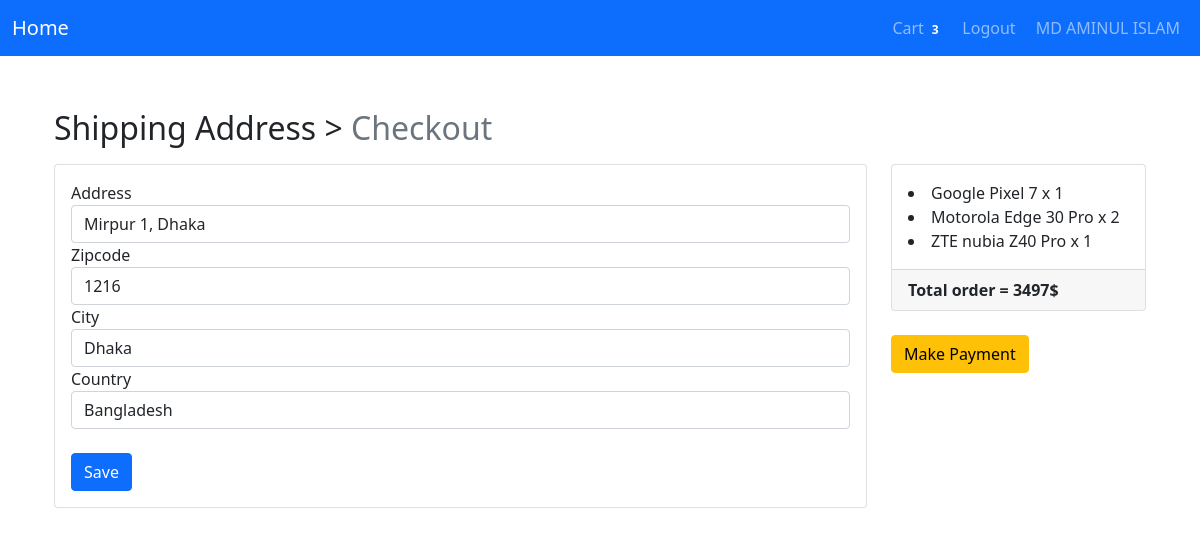
Before: /payment/checkout/ (signed in) with the older database file.
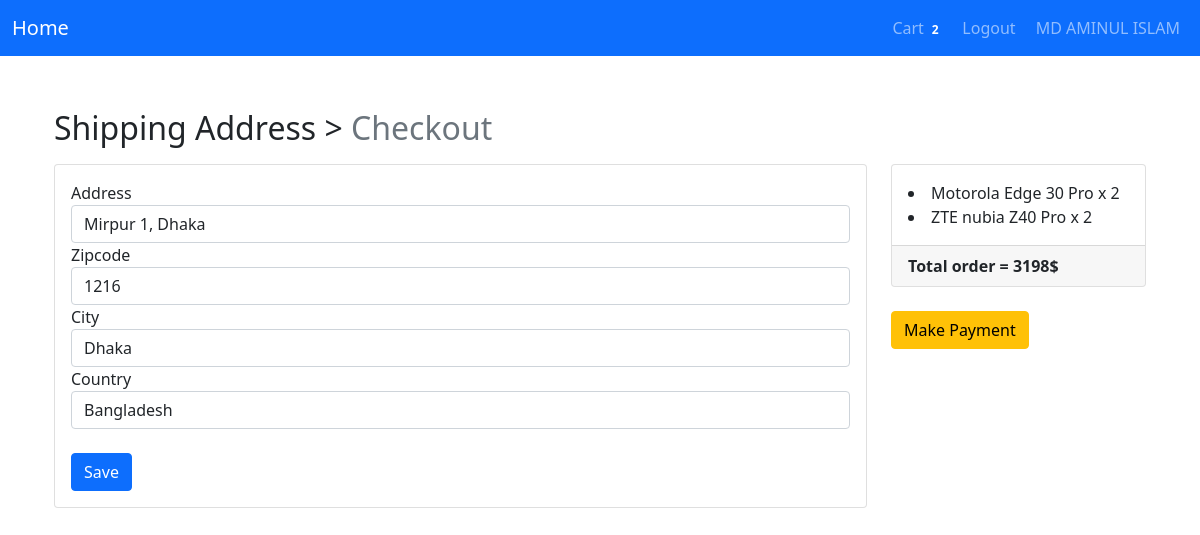
After: the same page with the newer database file.
### Login/models.py (models this page shows, shortened)
class User(AbstractBaseUser, PermissionsMixin):
    email = models.EmailField(unique=True, null=False)
    is_staff = models.BooleanField(
        gettext_lazy('staff Status'),
        default = False,
        help_text = gettext_lazy('Designates whether the user can login this site')
    )
    is_active = models.BooleanField(
        gettext_lazy('active'),
        default = True,
        help_text = gettext_lazy('Designates whether this user should be treated as active. Unselect this instead of deleting accounts')
    )
    USERNAME_FIELD = 'email'
    object = MyUserManager()

class Profile(models.Model):
    user = models.OneToOneField(User, on_delete=models.CASCADE, related_name='profile')
    username = models.CharField(max_length=200, blank=True)
    full_name = models.CharField(max_length=250, blank=True)
    first_address = models.TextField(max_length=500, blank=True)
    city = models.CharField(max_length=50, blank=True)
    zip_code = models.CharField(max_length=20, blank=True)
    country = models.CharField(max_length=60, blank=True)
    phone = models.CharField(max_length=30, blank=True)
    joined_date = models.DateTimeField(auto_now_add=True)

### Order/models.py (models this page shows, shortened)
class CartToOrder(models.Model):
    orderitems = models.ManyToManyField(Cart)
    user = models.ForeignKey(settings.AUTH_USER_MODEL, on_delete=models.CASCADE)
    allready_ordered = models.BooleanField(default=False)
    order_time = models.DateTimeField(auto_now_add=True)
    payment_ID = models.CharField(max_length=264, blank=True, null=True)
    order_ID = models.CharField(max_length=264, blank=True, null=True)
    def get_totals(self):
        total = 0
        for orderitem in self.orderitems.all():
            total += float(orderitem.get_total())
        return total

class Cart(models.Model):
    user = models.ForeignKey(settings.AUTH_USER_MODEL, on_delete=models.CASCADE,  related_name="cart")
    item = models.ForeignKey(Product, on_delete=models.CASCADE)
    quantity = models.IntegerField(default=1)
    allready_purchased = models.BooleanField(default=False)
    cart_added = models.DateTimeField(auto_now_add=True)
    cart_updated = models.DateTimeField(auto_now=True)
    def get_total(self):
        total = self.item.price*self.quantity
        float_total = format(total, '0.2f')
        return float_total

### Shop/models.py (models this page shows, shortened)
class Product(models.Model):
    Product_image = models.ImageField(upload_to='Products')
    Product_name = models.CharField(max_length=250)
    Category = models.ForeignKey(Category, on_delete=models.CASCADE, related_name='category')
    sort_details = models.TextField(max_length=300, verbose_name='sort_details')
    full_details = models.TextField(max_length=3000, verbose_name='full_details')
    price = models.FloatField()
    old_price = models.FloatField(default=0.00)
    created_date = models.DateTimeField(auto_now_add=True)
    update_date = models.DateTimeField(auto_now=True)
    class Meta:
        ordering = ['-created_date']

### Payment/views.py (the view)
# urls.py: path('checkout/', views.checkout, name="checkout"),
@login_required
def checkout(request):
    saved_address = ShippingAddress.objects.get_or_create(user=request.user)
    saved_address = saved_address[0]
    form = ShippingForm(instance=saved_address)
    if request.method == "POST":
        form = ShippingForm(request.POST, instance=saved_address)
        if form.is_valid():
            form.save()
            form = ShippingForm(instance=saved_address)
            messages.info(request, "Your Address in saved!")
    order_qs = CartToOrder.objects.filter(user=request.user, allready_ordered=False)
    order_items = order_qs[0].orderitems.all()
    order_total = order_qs[0].get_totals()
    return render(request, 'Payment/checkout.html', context={"form":form, "order_items":order_items, "order_total":order_total, "saved_address":saved_address})

### Payment/forms.py
class ShippingForm(forms.ModelForm):
    class Meta:
        model = ShippingAddress
        fields = ['address', 'zipcode', 'city', 'country']

### Order/templatetags/cart_tag.py (called while the page is built)
@register.filter
def cart_total(user):
    order = CartToOrder.objects.filter(user=user, allready_ordered=False)
    if order.exists():
        return order[0].orderitems.count()
    else:
        return 0

### Payment/models.py (called while the page is built)
    def is_fully_filled(self):
        field_names = [f.name for f in self._meta.get_fields()]
        for field_name in field_names:
            value = getattr(self, field_name)
            if value is None or value=='':
                return False
        return True

### templates/payment/checkout.html (shortened to what this page needs)
{% extends 'base.html' %}
{% load crispy_forms_tags %}
{% block body %}
<div class="container mt-5">
  <h2 class="mb-3">
    Shipping Address > <span class="text-muted">Checkout</span>
  </h2>
  <div class="row">
    <div class="col-md-9">
      <div class="card mb-5" style="height: auto">
        <div class="card-body">
          <form method="POST">
            {{form|crispy}}
            <br>
            <button type="submit" class="btn btn-primary float-right">Save</button>
          </form>
        </div>
      </div>
    </div>
    <div class="col-md-3">
      <div class="card" style="height:auto">
        <div class="card-body">
          <div class="list-group list-group-flush">
            {% for order_item in order_items %}
              <li clas="list-group-item">{{order_item.item.Product_name}} x {{order_item.quantity}}</li>
            {% endfor %}
          </div>
        </div>
        <div class="card-footer">
          <span class="float-left"><b>Total order = </b></span>
          <span class="float-right"><b>{{order_total|floatformat}}$</b></span>
        </div>
      </div>
      <br>
      {% if saved_address.is_fully_filled %}
        <a href="{% url 'Payment:payment' %}" class="btn btn-warning btn-md">Make Payment</a>
      {% else %}
        <div class="aler alert-info">
          <p>Fill up all information to make payment!</p>
        </div>
      {% endif %}
    </div>
  </div>
</div>
{% endblock %}

### templates/navmenu.html (shortened to what this page needs)
{% load cart_tag %}
<nav class="navbar navbar-expand-lg navbar-dark bg-primary">
  <div class="container-fluid">
    <a class="navbar-brand" href="/">Home</a>
    <ul class="nav navbar-nav navbar-right">
      {% if user.is_authenticated %}
      <li class="nav-item">
        <a class="nav-link" href="{% url 'Order:cart' %}">Cart<span class="badge badge-light">{{ request.user | cart_total}}</span></a>
      </li>
        <a class="nav-link" href="{% url 'Login:signout' %}">Logout</a>
        <li class="nav-item">
      <a class="nav-link" href="{% url 'Login:profile' %}"><img class="rounded-circle" width="30px" src="" alt=""> {{user.profile.full_name}}</a>
      </li>
      {% endif %}
    </ul>
  </div>
</nav>

Changed rows visible on the page:
removed Cart: item.Product_name "Google Pixel 7", quantity "1"
changed User "MD AMINUL ISLAM": user|cart_total "3" → "2"
changed Cart "ZTE nubia Z40 Pro": quantity "1" → "2"
Other visible differences:
{{ order_total|floatformat }}: "3497" → "3198"
